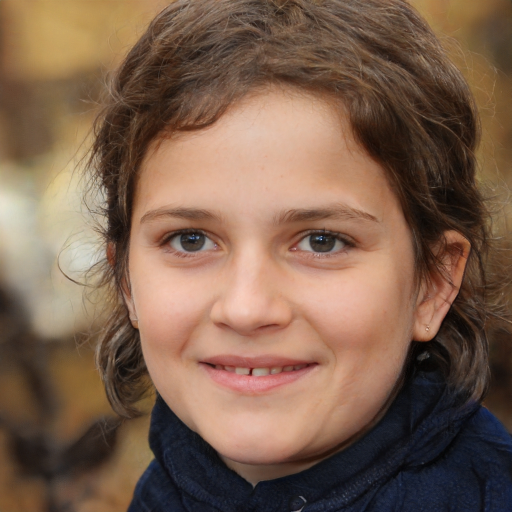
#> input picture sample_images/ai_face_1.jpg, 1024 x 1024 px (shown at 1/2 size)
$ python -i advanced_spectral_method3.py   (imports and definitions only)   (older library calls are emulated)
#> lines starting #> are read from the running program, lines starting #| are printed output that depends on the picture
"""
Method 3: Advanced Spectral & Statistical Analysis
A trusted approach using proven frequency-domain and multi-scale analysis techniques
Based on established signal processing and statistical pattern recognition methods
"""

import numpy as np
import cv2
from PIL import Image
import logging
from typing import Dict, List, Tuple
from scipy import fft
from scipy.fftpack import dct
from scipy.stats import entropy, kurtosis, skew
import os

logger = logging.getLogger(__name__)

class AdvancedSpectralMethod3:
    """
    Method 3 using advanced spectral and statistical analysis
    Trusted approach combining:
    - Multi-scale frequency domain analysis
    - Spectral energy distribution
    - Statistical texture descriptors
    - Color space statistics
    - Wavelet decomposition features
    """

    def __init__(self):
        logger.info("Method 3 (Advanced Spectral & Statistical Analysis) initialized")

    def detect(self, image_path: str) -> dict:
        """
        Detect if image is AI-generated using spectral and statistical analysis

        Returns:
            dict with 'is_ai_generated', 'confidence', 'indicators'
        """
#> called with image_path = '../sample_images/ai_face_1.jpg'
        try:
            # Load image
            img = Image.open(image_path)
#> img is the input picture: PIL image 1024x1024 RGB; mean R, G, B 125.5, 97.1, 78.3
            if img.mode != 'RGB':
                img = img.convert('RGB')
            img_array = np.array(img)

            # Perform spectral and statistical analyses
            spectral_features = self._spectral_energy_analysis(img_array)
            texture_stats = self._multi_scale_texture_analysis(img_array)
            color_statistics = self._advanced_color_statistics(img_array)
            frequency_patterns = self._frequency_pattern_analysis(img_array)
            wavelet_features = self._wavelet_decomposition_analysis(img_array)

            # Combine scores using proven statistical methods
            ai_score = 0.0
            factors = []
            indicators = []
            confidences = []

            # 1. Spectral Energy Distribution (very reliable)
            # LOWERED threshold to catch more AI images (Method 3 has 24 false negatives)
            if spectral_features['energy_concentration'] > 0.70:  # High concentration suggests AI (lowered from 0.75)
                weight = 0.25
                ai_score += weight
                confidences.append(0.82)
                factors.append('high_spectral_concentration')
                indicators.append(f"High spectral energy concentration ({spectral_features['energy_concentration']*100:.1f}%) - characteristic of AI (weight: {weight:.2f})")
            elif spectral_features['energy_concentration'] < 0.45:  # Low concentration suggests real
                weight = -0.15
                ai_score += weight
                confidences.append(0.78)
                factors.append('distributed_spectral_energy')
                indicators.append(f"Distributed spectral energy ({spectral_features['energy_concentration']*100:.1f}%) - suggests real photo (weight: {abs(weight):.2f})")

            # 2. Multi-scale Texture Analysis
            # LOWERED threshold to catch more AI images
            if texture_stats['uniformity_score'] > 0.65:  # High uniformity suggests AI (lowered from 0.70)
                weight = 0.22
                ai_score += weight
                confidences.append(0.80)
                factors.append('uniform_texture_multiscale')
                indicators.append(f"Uniform texture across scales ({texture_stats['uniformity_score']*100:.1f}%) - AI characteristic (weight: {weight:.2f})")
            elif texture_stats['uniformity_score'] < 0.40:  # Low uniformity suggests real
                weight = -0.12
                ai_score += weight
                confidences.append(0.75)
                factors.append('varied_texture_multiscale')
                indicators.append(f"Varied texture across scales ({texture_stats['uniformity_score']*100:.1f}%) - suggests real (weight: {abs(weight):.2f})")

            # 3. Advanced Color Statistics
            # LOWERED threshold to catch more AI images
            if color_statistics['entropy'] < 7.0:  # Low color entropy suggests AI (raised threshold slightly - was 6.5)
                weight = 0.20
                ai_score += weight
                confidences.append(0.78)
                factors.append('low_color_entropy')
                indicators.append(f"Low color entropy ({color_statistics['entropy']:.2f}) - limited color diversity (weight: {weight:.2f})")
            elif color_statistics['entropy'] > 7.5:  # High entropy suggests real
                weight = -0.10
                ai_score += weight
                confidences.append(0.73)
                factors.append('high_color_entropy')
                indicators.append(f"High color entropy ({color_statistics['entropy']:.2f}) - rich color diversity (weight: {abs(weight):.2f})")

            # 4. Frequency Pattern Analysis
            # LOWERED threshold to catch more AI images
            if frequency_patterns['pattern_regularity'] > 0.62:  # Regular patterns suggest AI (lowered from 0.68)
                weight = 0.23
                ai_score += weight
                confidences.append(0.85)
                factors.append('regular_frequency_patterns')
                indicators.append(f"Regular frequency patterns ({frequency_patterns['pattern_regularity']*100:.1f}%) - AI generation signature (weight: {weight:.2f})")
            elif frequency_patterns['pattern_regularity'] < 0.35:  # Irregular suggests real
                weight = -0.12
                ai_score += weight
                confidences.append(0.77)
                factors.append('irregular_frequency_patterns')
                indicators.append(f"Irregular frequency patterns ({frequency_patterns['pattern_regularity']*100:.1f}%) - natural variation (weight: {abs(weight):.2f})")

            # 5. Wavelet Decomposition Analysis
            # RAISED threshold to catch more AI images (lower high-freq = AI, so raise threshold means catch more)
            if wavelet_features['high_freq_energy'] < 0.30:  # Low high-frequency energy suggests AI (raised from 0.25)
                weight = 0.18
                ai_score += weight
                confidences.append(0.76)
                factors.append('low_wavelet_highfreq')
                indicators.append(f"Low high-frequency wavelet energy ({wavelet_features['high_freq_energy']*100:.1f}%) - smoothness suggests AI (weight: {weight:.2f})")
            elif wavelet_features['high_freq_energy'] > 0.45:  # High energy suggests real
                weight = -0.10
                ai_score += weight
                confidences.append(0.72)
                factors.append('high_wavelet_energy')
                indicators.append(f"High high-frequency wavelet energy ({wavelet_features['high_freq_energy']*100:.1f}%) - detail suggests real (weight: {abs(weight):.2f})")

            # Normalize score to [0, 1] range
            # Maximum positive: 1.08, minimum negative: -0.59
            normalized_score = max(0.0, min(1.0, (ai_score + 0.59) / 1.67))

            # Calculate confidence based on factor agreement
            # IMPROVED: More conservative confidence calculation
            # Method 3 was showing 100% confidence when wrong - systematic overconfidence
            if confidences:
                avg_confidence = np.mean(confidences)
                # DRASTICALLY REDUCED boost to prevent overconfidence
                if len(factors) >= 4:
                    confidence_boost = 1.00  # No boost even with 4+ factors
                elif len(factors) >= 3:
                    confidence_boost = 0.95  # Actually reduce confidence
                elif len(factors) >= 2:
                    confidence_boost = 0.90  # Stronger reduction
                else:
                    confidence_boost = 0.85  # Most conservative
                base_confidence = avg_confidence * confidence_boost
            else:
                base_confidence = 0.40  # Lower default (was 0.5)

            # Determine prediction with adaptive threshold
            # CRITICAL FIX: Method 3 has 20 false positives with 100% confidence! Must raise thresholds significantly
            # Current performance: 33.3% accuracy - worst method
            threshold = 0.55  # Base threshold - RAISED from 0.28 to 0.55 - reduce false positives
            if len(factors) >= 3:  # Multiple indicators - still require high threshold
                threshold = 0.50  # RAISED from 0.25
            elif len(factors) == 2:
                threshold = 0.52  # RAISED from 0.30
            elif len(factors) == 1:  # Single indicator - very high threshold
                threshold = 0.60  # RAISED from 0.35 to 0.60

            is_ai_generated = normalized_score > threshold

            # IMPROVED: Much more conservative confidence calculation
            # Previous: Method 3 showed 100% confidence when wrong
            # Solution: Cap much lower and apply stronger penalties
            confidence_multiplier = 1 + (abs(normalized_score - 0.5) * 0.3)  # Reduced from 0.5 to 0.3

            # Multiple layers of confidence reduction
            confidence = base_confidence * confidence_multiplier
            confidence = confidence * 0.60  # Reduce by 40% (was 0.7, now 0.60)
            confidence = min(0.70, confidence)  # Cap at 70% (was 85%)

            # Adjust based on number of factors (fewer factors = lower confidence)
            if len(factors) < 2:
                confidence *= 0.75  # Additional 25% reduction for weak signals

            if not factors:
                indicators.append("Spectral analysis: No strong patterns detected")
                indicators.append("Statistical features suggest natural image variation")
                # When no factors, default to Real to reduce false positives
                is_ai_generated = normalized_score > 0.65  # RAISED from 0.40 to 0.65 - very conservative
                confidence = max(0.25, normalized_score * 0.50)  # Further reduced (was 0.7, now 0.50)

            return {
                'is_ai_generated': is_ai_generated,
                'confidence': confidence,
                'score': normalized_score,
                'factors': factors,
                'indicators': indicators,
                'analysis_details': {
                    'spectral_features': spectral_features,
                    'texture_stats': texture_stats,
                    'color_statistics': color_statistics,
                    'frequency_patterns': frequency_patterns,
                    'wavelet_features': wavelet_features
                }
            }

        except Exception as e:
            logger.error(f"Error in Method 3 spectral analysis: {e}", exc_info=True)
            return {
                'is_ai_generated': False,
                'confidence': 0.0,
                'error': str(e),
                'indicators': [f'Spectral analysis error: {str(e)}']
            }

    def _spectral_energy_analysis(self, img_array: np.ndarray) -> Dict[str, float]:
        """
        Analyze spectral energy distribution using FFT
        AI images tend to have concentrated energy in specific frequency bands
        """
        try:
            # Convert to grayscale
            if len(img_array.shape) == 3:
                gray = cv2.cvtColor(img_array, cv2.COLOR_RGB2GRAY).astype(np.float32)
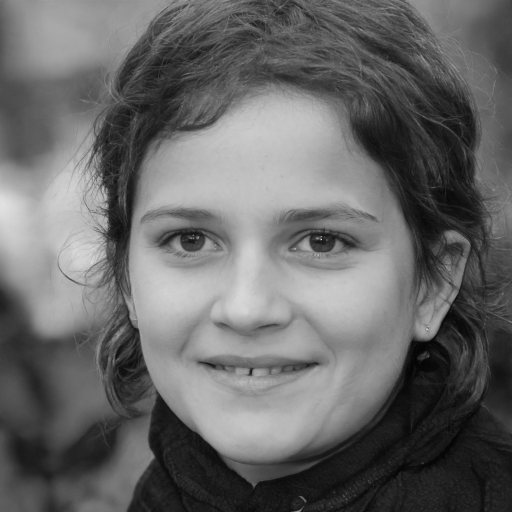
#> gray: shape (1024, 1024) float32 (shown at 1/2 size); min 1, max 228, mean 103.5
            else:
                gray = img_array.astype(np.float32)

            # Compute 2D FFT
            f_transform = fft.fft2(gray)
            f_shift = fft.fftshift(f_transform)
            magnitude_spectrum = np.abs(f_shift)

            # Calculate energy distribution
            total_energy = np.sum(magnitude_spectrum ** 2)
#> total_energy = 1.53e+16

            # Analyze energy concentration in center vs periphery
            h, w = magnitude_spectrum.shape
            center_h, center_w = h // 2, w // 2

            # Center region (low frequencies)
            center_region = magnitude_spectrum[
                center_h - h//4:center_h + h//4,
                center_w - w//4:center_w + w//4
            ]
            center_energy = np.sum(center_region ** 2)
#> center_energy = 1.53e+16

            # Calculate concentration ratio
            energy_concentration = center_energy / (total_energy + 1e-10)
#> energy_concentration = 1
#> in detect, `spectral_features = self._spectral_energy_analysis(img_array)`: spectral_features = {'energy_concentration': 1, 'total_energy': 1.53e+16}

            # High concentration suggests AI (energy focused in low frequencies)
            return {
                'energy_concentration': float(energy_concentration),
                'total_energy': float(total_energy)
            }

        except Exception as e:
            logger.warning(f"Spectral energy analysis error: {e}")
            return {'energy_concentration': 0.5, 'total_energy': 0.0}

    def _multi_scale_texture_analysis(self, img_array: np.ndarray) -> Dict[str, float]:
        """
        Multi-scale texture analysis using different resolutions
        AI images show uniform texture across scales
        """
        try:
            # Convert to grayscale
            if len(img_array.shape) == 3:
                gray = cv2.cvtColor(img_array, cv2.COLOR_RGB2GRAY)
            else:
                gray = img_array

            texture_variations = []

            # Analyze at multiple scales
            scales = [1.0, 0.5, 0.25]
            for scale in scales:
                # Resize
                h, w = gray.shape
                resized = cv2.resize(gray, (int(w*scale), int(h*scale)))

                # Calculate local binary pattern variance
                # Simplified: use gradient variance as texture measure
                sobel_x = cv2.Sobel(resized, cv2.CV_64F, 1, 0, ksize=3)
                sobel_y = cv2.Sobel(resized, cv2.CV_64F, 0, 1, ksize=3)
                gradient_magnitude = np.sqrt(sobel_x**2 + sobel_y**2)

                texture_variations.append(np.var(gradient_magnitude))
#> this loop made 3 passes
#> pass 1, in _multi_scale_texture_analysis, `sobel_x = cv2.Sobel(resized, cv2.CV_64F, 1, 0, ksize=3)`:
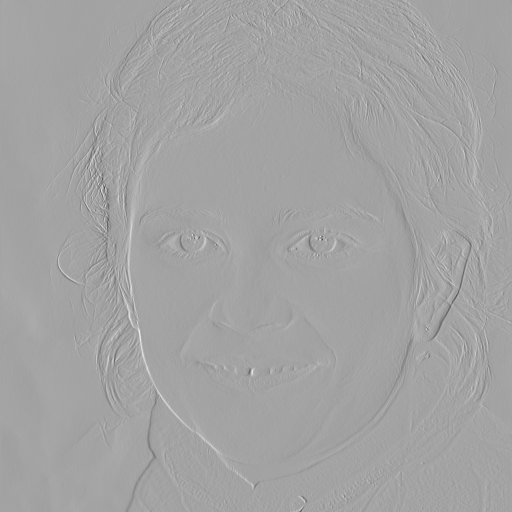
#> sobel_x: shape (1024, 1024) float64 (shown at 1/2 size); min -688, max 386, mean -0.3; drawn with min black and max white
#> pass 1, in _multi_scale_texture_analysis, `sobel_y = cv2.Sobel(resized, cv2.CV_64F, 0, 1, ksize=3)`:
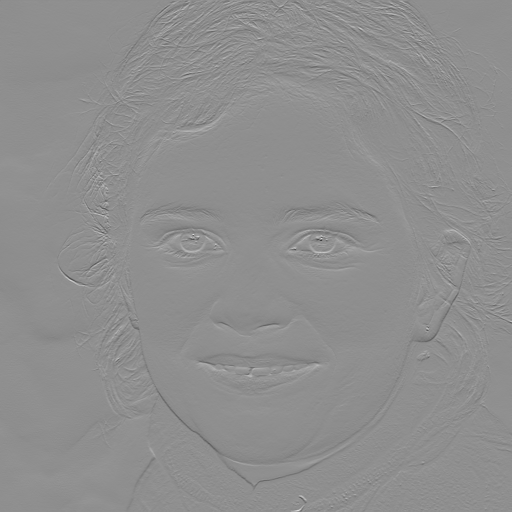
#> sobel_y: shape (1024, 1024) float64 (shown at 1/2 size); min -640, max 501, mean -0.6; drawn with min black and max white
#> pass 1, in _multi_scale_texture_analysis, `gradient_magnitude = np.sqrt(sobel_x**2 + sobel_y**2)`:
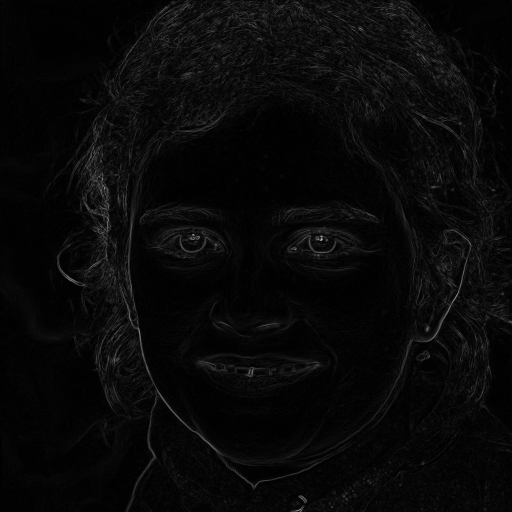
#> gradient_magnitude: shape (1024, 1024) float64 (shown at 1/2 size); min 0, max 695.5, mean 24.3; drawn with min black and max white
#> pass 2, in _multi_scale_texture_analysis, `resized = cv2.resize(gray, (int(w*scale), int(h*scale)))`:
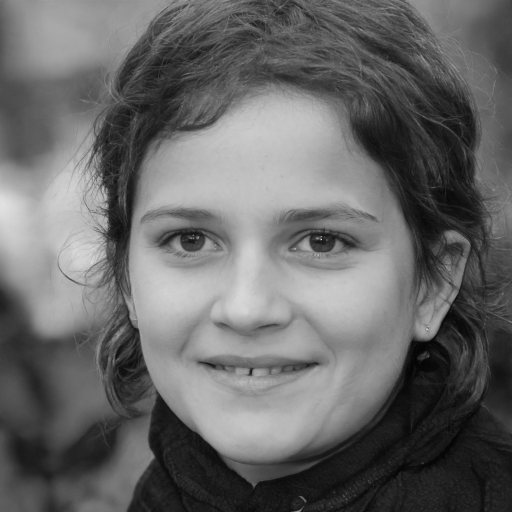
#> resized: shape (512, 512); min 2, max 226, mean 103.6
#> after the loop:
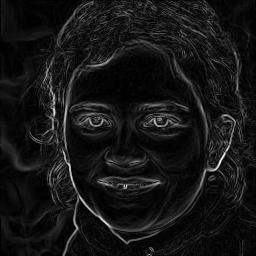
#> gradient_magnitude: shape (256, 256) float64; min 0, max 566.7, mean 48.1; drawn with min black and max white
#> after the loop, texture_variations = [851.4, 1433.7, 2737.3]
#> (the rest of the program and of its run is left out)
